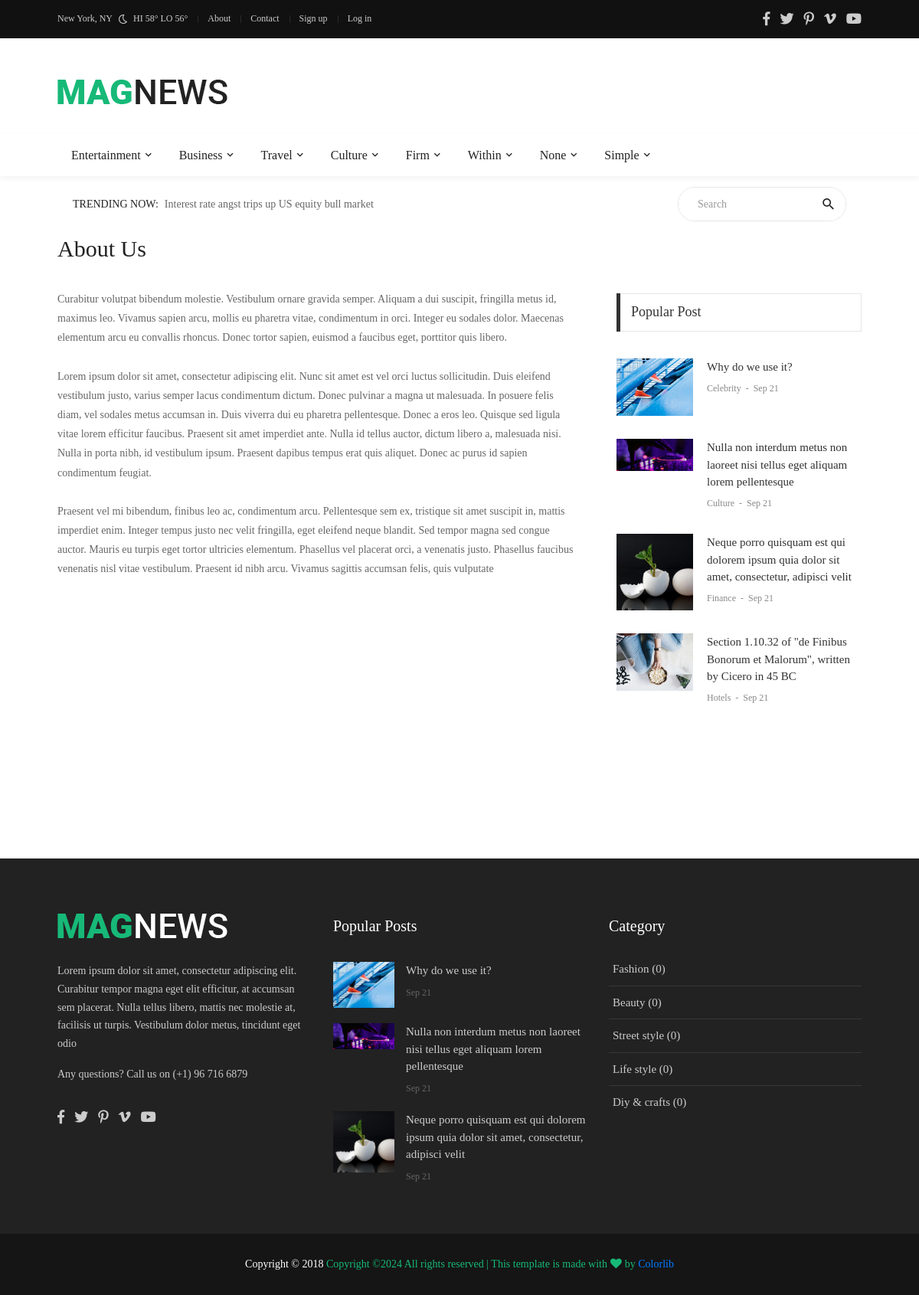
Before: /about with the older database file.
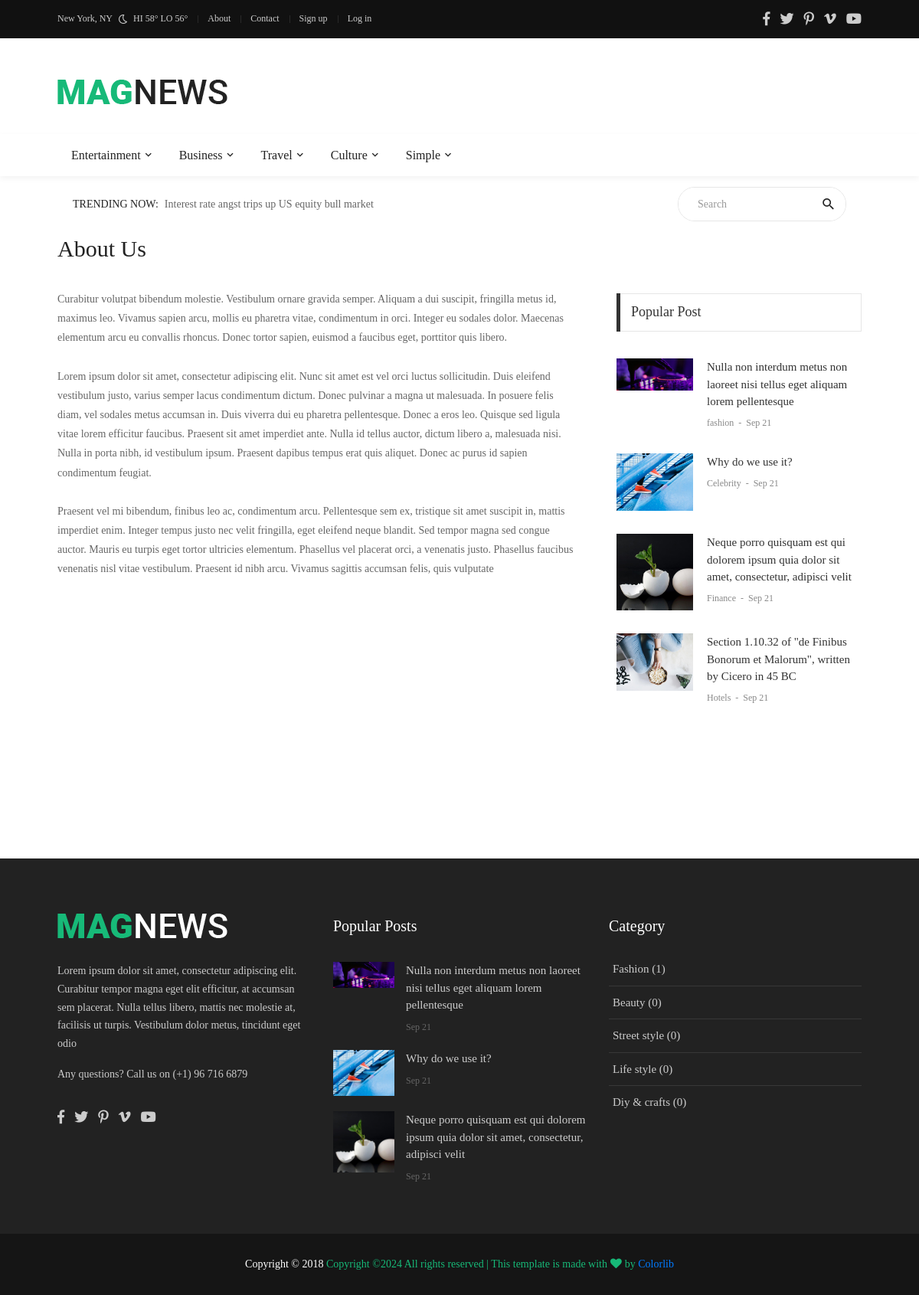
After: the same page with the newer database file.
### blog/models.py (models this page shows, shortened)
class CategoryParent(models.Model):
    title = models.CharField(max_length=100)

class Post(models.Model):
    user = models.ForeignKey(User, on_delete=models.CASCADE)
    category = models.ForeignKey(Category, on_delete=models.CASCADE)
    title = models.CharField(max_length=300)
    content = RichTextField()
    image = models.ImageField(upload_to='blog/images/', blank=True)
    created_at = models.DateTimeField(auto_now_add=True)
    updated_at = models.DateTimeField(auto_now=True)
    views = models.IntegerField(default=0)
    is_public = models.BooleanField(default=False)

class Category(models.Model):
    title = models.CharField(max_length=300)
    parent = models.ForeignKey(CategoryParent, on_delete=models.CASCADE, null=True)

### blog/views.py (the view)
# urls.py: path('about', views.about, name='about'),
def about(request):
    return render(request, 'blog/about.html', context={})

### blog/context_processors.py (called while the page is built)
def categories_parents(request):
    categories = CategoryParent.objects.all()
    return {'categories_parents': categories}

def get_tags(request):
    tags = Tag.objects.all()
    return {'tags': tags}

def get_popular_posts(request):
    popular_posts = Post.objects.all().order_by('-views')[:4]
    return {'popular_posts': popular_posts}

def get_categories(request):
    categories = Category.objects.all()[:5]
    return {'categories': categories}

### templates/blog/about.html (shortened to what this page needs)
{% extends '../base.html' %}
{% block content %}
    <div class="container p-t-4 p-b-35">
        <h2 class="f1-l-1 cl2">
            About Us
        </h2>
    </div>
    <section class="bg0 p-b-110">
        <div class="container">
            <div class="row justify-content-center">
                <div class="col-md-7 col-lg-8 p-b-30">
                    <div class="p-r-10 p-r-0-sr991">
                        <p class="f1-s-11 cl6 p-b-25">
                            Curabitur volutpat bibendum molestie. Vestibulum ornare gravida semper. Aliquam a dui
                            suscipit, fringilla metus id, maximus leo. Vivamus sapien arcu, mollis eu pharetra vitae,
                            condimentum in orci. Integer eu sodales dolor. Maecenas elementum arcu eu convallis rhoncus.
                            Donec tortor sapien, euismod a faucibus eget, porttitor quis libero.
                        </p>
                        <p class="f1-s-11 cl6 p-b-25">
                            Lorem ipsum dolor sit amet, consectetur adipiscing elit. Nunc sit amet est vel orci luctus
                            sollicitudin. Duis eleifend vestibulum justo, varius semper lacus condimentum dictum. Donec
                            pulvinar a magna ut malesuada. In posuere felis diam, vel sodales metus accumsan in. Duis
                            viverra dui eu pharetra pellentesque. Donec a eros leo. Quisque sed ligula vitae lorem
                            efficitur faucibus. Praesent sit amet imperdiet ante. Nulla id tellus auctor, dictum libero
                            a, malesuada nisi. Nulla in porta nibh, id vestibulum ipsum. Praesent dapibus tempus erat
                            quis aliquet. Donec ac purus id sapien condimentum feugiat.
                        </p>
                        <p class="f1-s-11 cl6 p-b-25">
                            Praesent vel mi bibendum, finibus leo ac, condimentum arcu. Pellentesque sem ex, tristique
                            sit amet suscipit in, mattis imperdiet enim. Integer tempus justo nec velit fringilla, eget
                            eleifend neque blandit. Sed tempor magna sed congue auctor. Mauris eu turpis eget tortor
                            ultricies elementum. Phasellus vel placerat orci, a venenatis justo. Phasellus faucibus
                            venenatis nisl vitae vestibulum. Praesent id nibh arcu. Vivamus sagittis accumsan felis,
                            quis vulputate
                        </p>
                    </div>
                </div>
                <div class="col-md-5 col-lg-4 p-b-30">
                    <div class="p-l-10 p-rl-0-sr991 p-t-5">
                         {% include 'partial/popular-post.html' %}
                    </div>
                </div>
            </div>
        </div>
    </section>
{% endblock %}

### templates/base.html (shortened to what this page needs)
{% load static %}
<!DOCTYPE html>
<html lang="en">
<head>
    <link rel="stylesheet" type="text/css" href="{% static 'vendor/bootstrap/css/bootstrap.min.css' %}">
    <link rel="stylesheet" type="text/css" href="{% static 'fonts/fontawesome-5.0.8/css/fontawesome-all.min.css' %}">
    <link rel="stylesheet" type="text/css" href="{% static 'fonts/iconic/css/material-design-iconic-font.min.css' %}">
    <link rel="stylesheet" type="text/css" href="{% static 'vendor/animate/animate.css' %}">
    <link rel="stylesheet" type="text/css" href="{% static 'vendor/css-hamburgers/hamburgers.min.css' %}">
    <link rel="stylesheet" type="text/css" href="{% static 'vendor/animsition/css/animsition.min.css' %}">
    <link rel="stylesheet" type="text/css" href="{% static 'css/util.min.css' %}">
    <link rel="stylesheet" type="text/css" href="{% static 'css/main.css' %}">
</head>
<body class="animsition">
	{% include 'partial/header.html' %}
	{% block content %}
    {% endblock %}
    {% include 'partial/footer.html' %}
</body>
</html>

### templates/partial/header.html (shortened to what this page needs)
{% load static %}
<header>
    <div class="container-menu-desktop">
        <div class="topbar">
            <div class="content-topbar container h-100">
                <div class="left-topbar">
						<span class="left-topbar-item flex-wr-s-c">
							<span>
								New York, NY
							</span>
							<img class="m-b-1 m-rl-8" src="{% static 'images/icons/icon-night.png' %}" alt="IMG">
							<span>
								HI 58° LO 56°
							</span>
						</span>
                    <a href="{% url 'about' %}" class="left-topbar-item">
                        About
                    </a>
                    <a href="{% url 'contact_us' %}" class="left-topbar-item">
                        Contact
                    </a>
                    {% if user.is_authenticated %}
                        <b class="left-topbar-item">{{ user.username }}</b>
                        <a href="{% url 'user_logout' %}" class="left-topbar-item">
                            Log out
                        </a>
                    {% else %}
                        <a href="{% url 'user_register' %}" class="left-topbar-item">
                            Sign up
                        </a>
                        <a href="{% url 'user_login' %}" class="left-topbar-item">
                            Log in
                        </a>
                    {% endif %}
                </div>
                <div class="right-topbar">
                    <a href="#">
                        <span class="fab fa-facebook-f"></span>
                    </a>
                    <a href="#">
                        <span class="fab fa-twitter"></span>
                    </a>
                    <a href="#">
                        <span class="fab fa-pinterest-p"></span>
                    </a>
                    <a href="#">
                        <span class="fab fa-vimeo-v"></span>
                    </a>
                    <a href="#">
                        <span class="fab fa-youtube"></span>
                    </a>
                </div>
            </div>
        </div>
        <div class="wrap-logo container">
            <div class="logo">
                <a href="{% url 'index' %}"><img src="{% static 'images/icons/logo-01.png' %}" alt="LOGO"></a>
            </div>
        </div>
        <div class="wrap-main-nav">
            <div class="main-nav">
                <nav class="menu-desktop">
                    <ul class="main-menu">
                        {% for cate_parent in categories_parents %}
                            <li class="mega-menu-item">
                                <a href="{% url 'category_parent_detail' cate_parent.id %}">{{ cate_parent.title|capfirst }}</a>
                            </li>
                        {% endfor %}
                    </ul>
                </nav>
            </div>
        </div>
    </div>
</header>
<div class="container">
    <div class="bg0 flex-wr-sb-c p-rl-20 p-tb-8">
        <div class="f2-s-1 p-r-30 size-w-0 m-tb-6 flex-wr-s-c">
				<span class="text-uppercase cl2 p-r-8">
					Trending Now:
				</span>
            <span class="dis-inline-block cl6 slide100-txt pos-relative size-w-0" data-in="fadeInDown"
                  data-out="fadeOutDown">
					<span class="dis-inline-block slide100-txt-item animated visible-false">
						Interest rate angst trips up US equity bull market
					</span>
				</span>
        </div>
        <form action="{% url 'search' %}" method="get" class="pos-relative size-a-2 bo-1-rad-22 of-hidden bocl11 m-tb-6">
                <input class="f1-s-1 cl6 plh9 s-full p-l-25 p-r-45" type="text" name="q" placeholder="Search">
                <button class="flex-c-c size-a-1 ab-t-r fs-20 cl2 hov-cl10 trans-03">
                    <i class="zmdi zmdi-search"></i>
                </button>
        </form>
    </div>
</div>

### templates/partial/popular-post.html
<div class="p-b-30">
    <div class="how2 how2-cl4 flex-s-c">
        <h3 class="f1-m-2 cl3 tab01-title">
            Popular Post
        </h3>
    </div>
    <ul class="p-t-35">
        {% for p in popular_posts %}
            <li class="flex-wr-sb-s p-b-30">
                <a href="#" class="size-w-10 wrap-pic-w hov1 trans-03">
                    <img src="{{ p.image.url }}" alt="IMG">
                </a>
                <div class="size-w-11">
                    <h6 class="p-b-4">
                        <a href="{% url 'post_detail' p.id %}" class="f1-s-5 cl3 hov-cl10 trans-03">
                            {{ p.title }}
                        </a>
                    </h6>
                    <span class="cl8 txt-center p-b-24">
											<a href="#" class="f1-s-6 cl8 hov-cl10 trans-03">
												{{ p.category.title }}
											</a>
											<span class="f1-s-3 m-rl-3">
												-
											</span>
											<span class="f1-s-3">
												{{ p.created_at|date:"M d" }}
											</span>
										</span>
                </div>
            </li>
        {% endfor %}
    </ul>
</div>

### templates/partial/footer.html (shortened to what this page needs)
{% load static %}
	<footer>
		<div class="bg2 p-t-40 p-b-25">
			<div class="container">
				<div class="row">
					<div class="col-lg-4 p-b-20">
						<div class="size-h-3 flex-s-c">
							<a href="index.html">
								<img class="max-s-full" src="{% static 'images/icons/logo-02.png' %}" alt="LOGO">
							</a>
						</div>
						<div>
							<p class="f1-s-1 cl11 p-b-16">
								Lorem ipsum dolor sit amet, consectetur adipiscing elit. Curabitur tempor magna eget elit efficitur, at accumsan sem placerat. Nulla tellus libero, mattis nec molestie at, facilisis ut turpis. Vestibulum dolor metus, tincidunt eget odio
							</p>
							<p class="f1-s-1 cl11 p-b-16">
								Any questions? Call us on (+1) 96 716 6879
							</p>
							<div class="p-t-15">
								<a href="#" class="fs-18 cl11 hov-cl10 trans-03 m-r-8">
									<span class="fab fa-facebook-f"></span>
								</a>
								<a href="#" class="fs-18 cl11 hov-cl10 trans-03 m-r-8">
									<span class="fab fa-twitter"></span>
								</a>
								<a href="#" class="fs-18 cl11 hov-cl10 trans-03 m-r-8">
									<span class="fab fa-pinterest-p"></span>
								</a>
								<a href="#" class="fs-18 cl11 hov-cl10 trans-03 m-r-8">
									<span class="fab fa-vimeo-v"></span>
								</a>
								<a href="#" class="fs-18 cl11 hov-cl10 trans-03 m-r-8">
									<span class="fab fa-youtube"></span>
								</a>
							</div>
						</div>
					</div>
					<div class="col-sm-6 col-lg-4 p-b-20">
						<div class="size-h-3 flex-s-c">
							<h5 class="f1-m-7 cl0">
								Popular Posts
							</h5>
						</div>
						<ul>
                            {% for post in popular_posts|slice:"3" %}
                            	<li class="flex-wr-sb-s p-b-20">
								<a href="{% url 'post_detail' post.id %}" class="size-w-4 wrap-pic-w hov1 trans-03">
									<img src="{{ post.image.url }}" alt="IMG">
								</a>
								<div class="size-w-5">
									<h6 class="p-b-5">
										<a href="#" class="f1-s-5 cl11 hov-cl10 trans-03">
                                            {{ post.title }}
										</a>
									</h6>
									<span class="f1-s-3 cl6">
										{{ post.created_at|date:"M d" }}
									</span>
								</div>
							</li>
                            {% endfor %}
						</ul>
					</div>
					<div class="col-sm-6 col-lg-4 p-b-20">
						<div class="size-h-3 flex-s-c">
							<h5 class="f1-m-7 cl0">
								Category
							</h5>
						</div>
						<ul class="m-t--12">
                            {% for category in categories|slice:"6" %}
                            	<li class="how-bor1 p-rl-5 p-tb-10">
								<a href="{% url 'category_detail' category.id %}" class="f1-s-5 cl11 hov-cl10 trans-03 p-tb-8">
                                    {{ category.title|capfirst }} ({{ category.post_set.count }})
								</a>
							</li>
                            {% endfor %}
						</ul>
					</div>
				</div>
			</div>
		</div>
		<div class="bg11">
			<div class="container size-h-4 flex-c-c p-tb-15">
				<span class="f1-s-1 cl0 txt-center">
					Copyright © 2018
					<a href="#" class="f1-s-1 cl10 hov-link1">
Copyright &copy;<script>document.write(new Date().getFullYear());</script> All rights reserved | This template is made with <i class="fa fa-heart" aria-hidden="true"></i> by <a href="https://colorlib.com" target="_blank">Colorlib</a>
				</span>
			</div>
		</div>
	</footer>

Changed rows visible on the page:
removed CategoryParent: title "Firm"
removed CategoryParent: title "Within"
removed CategoryParent: title "None"
changed Post "Nulla non interdum metus non laoreet nisi tellus eget aliquam lorem pellentesque": category "Culture" → "fashion"; moves up the list
computed for Category "Fashion": post_set.count "0" → "1"
